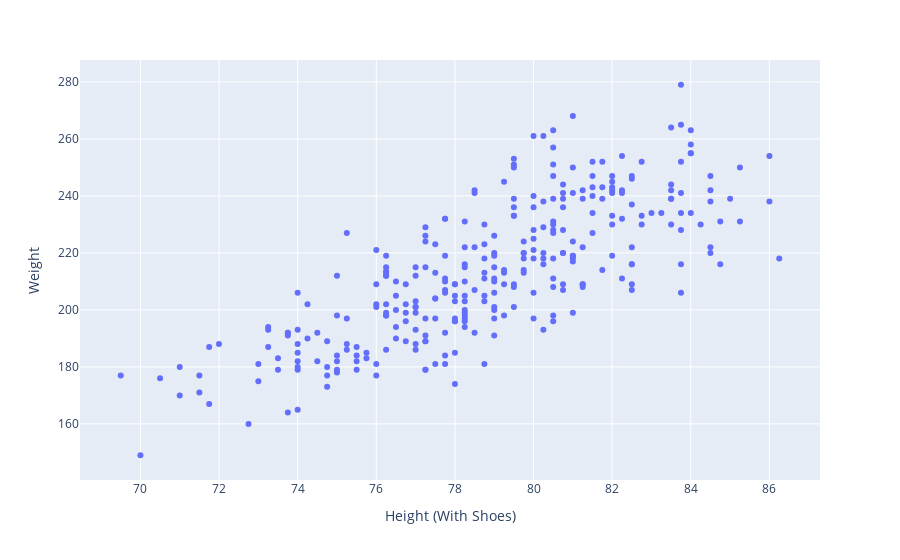

Source (notebook cell):
### Markdown cell above
## Height with weight analyzing

### Code cell
plt.figure(figsize=(15,10))
px.scatter(df,x="Height (With Shoes)",y="Weight",
          )

### Figure 1 — Plotly figure (JSON) as saved in the notebook; plotly's stock layout.template omitted (floating-point values rounded to 4 significant figures; data arrays with more than 128 entries replaced by an {"elided": "..."} marker saying what was removed)
{"data": [{"hovertemplate": "Height (With Shoes)=%{x}<br>Weight=%{y}<extra></extra>", "legendgroup": "", "marker": {"color": "#636efa", "symbol": "circle"}, "mode": "markers", "name": "", "orientation": "v", "showlegend": false, "type": "scatter", "x": {"elided": "306 float values"}, "xaxis": "x", "y": {"elided": "306 float values"}, "yaxis": "y"}], "layout": {"legend": {"tracegroupgap": 0}, "margin": {"t": 60}, "xaxis": {"anchor": "y", "domain": [0, 1], "title": {"text": "Height (With Shoes)"}}, "yaxis": {"anchor": "x", "domain": [0, 1], "title": {"text": "Weight"}}}}
